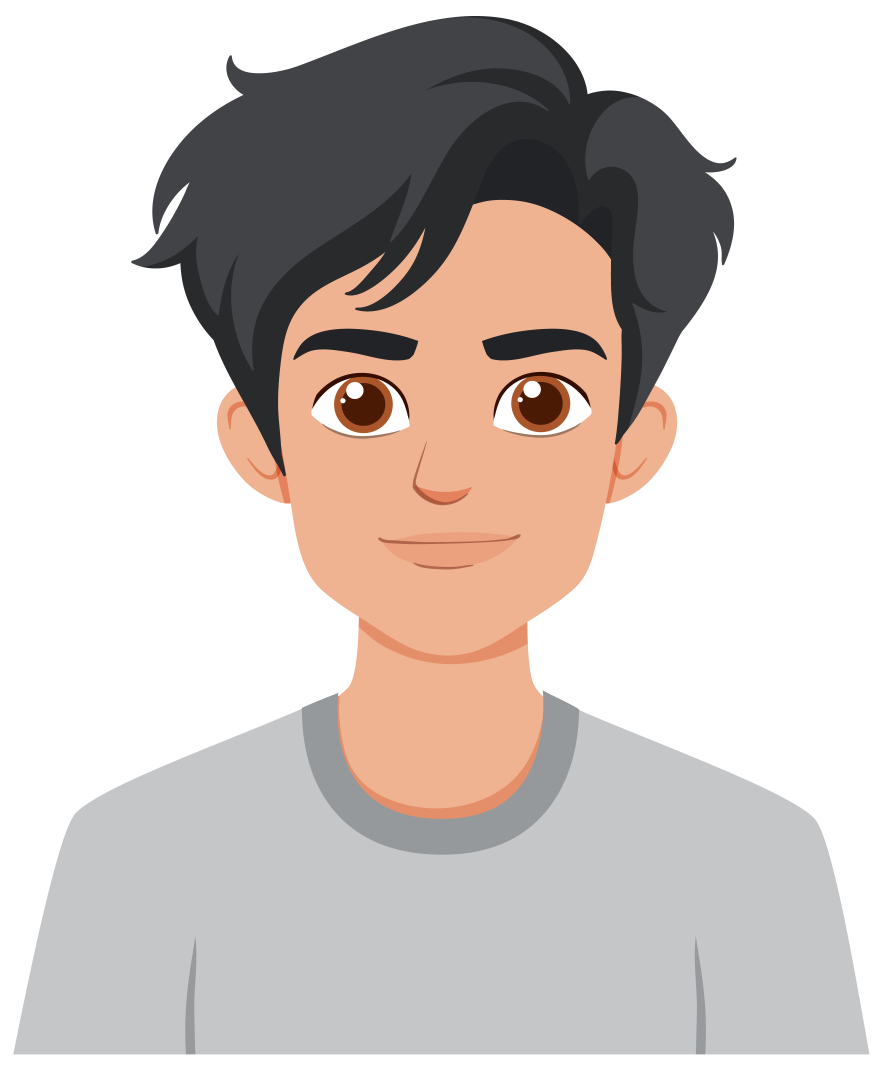
#> input picture Imgs/336635642_bc9fd4bd-de9b-4555-976c-8360576c6708.jpg, 4412 x 5353 px, found by its file name (shown at 1/5 size)
$ python face_demo.py
#> lines starting #> are read from the running program, lines starting #| are printed output that depends on the picture
import numpy as np
import cv2 as cv
import os

# ==== CONFIGURATION ====
IMAGE_PATH = r"Imgs\336635642_bc9fd4bd-de9b-4555-976c-8360576c6708.jpg"
MODEL_PATH = r"models\face_detection_yunet_2023mar.onnx"
SAVE_RESULT = True
SCALE = 1.0
# ========================

def visualize_faces(input_img, faces, fps, thickness=2):
    if faces[1] is not None:
        count = 0
        for idx, face in enumerate(faces[1]):
            coords = face[:-1].astype(np.int32)
            score = face[-1]
            label = f"Face {idx+1}"

            cv.rectangle(input_img, (coords[0], coords[1]),
                         (coords[0]+coords[2], coords[1]+coords[3]), (0, 255, 0), thickness)
            cv.putText(input_img, label, (coords[0], coords[1] - 10),
                       cv.FONT_HERSHEY_SIMPLEX, 0.6, (0, 255, 0), 2)
            count += 1

        print(f"{count} face(s) detected.")
    else:
        print("No face found")
        cv.putText(input_img, "No face found", (20, 30), cv.FONT_HERSHEY_SIMPLEX, 0.7, (0, 0, 255), 2)

    cv.putText(input_img, f'FPS: {fps:.2f}', (1, 16),
               cv.FONT_HERSHEY_SIMPLEX, 0.5, (0, 255, 0), 2)

def main():
    # Load image
    img = cv.resize(cv.imread(IMAGE_PATH),(600,600))
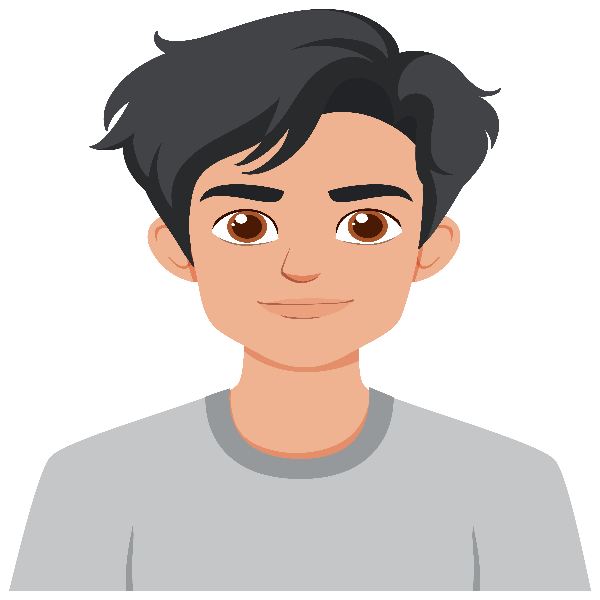
#> img: shape (600, 600, 3); mean B, G, R 194.9, 199.3, 208.6
    if img is None:
        raise ValueError("Could not load image. Check the path.")

    # Resize if needed
    img_width = int(img.shape[1] * SCALE)
#> img_width = 600
    img_height = int(img.shape[0] * SCALE)
#> img_height = 600
    img = cv.resize(img, (img_width, img_height))

    # Load model
#> (the run stopped early here; a loop or call above may not have finished)

$ run again, with Imgs/Leonardo-DiCaprio-Round-Face-Shape.jpg copied over Imgs/336635642_bc9fd4bd-de9b-4555-976c-8360576c6708.jpg
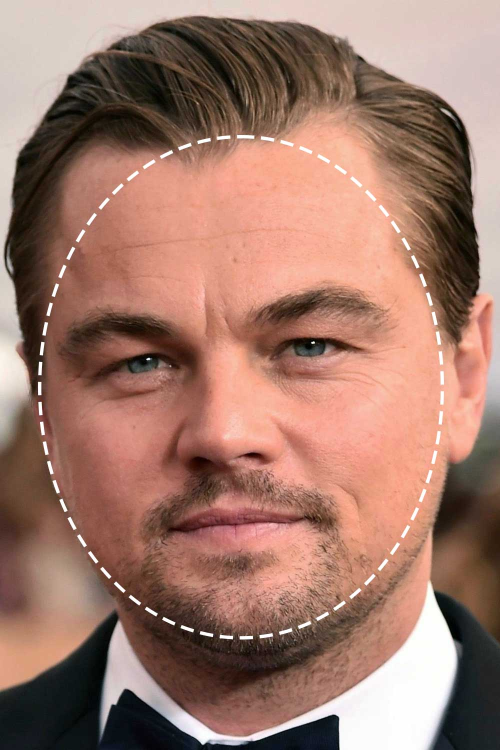
#> input picture Imgs/Leonardo-DiCaprio-Round-Face-Shape.jpg, 1000 x 1500 px, found by its file name (shown at 1/2 size)
#> in main, `img = cv.resize(cv.imread(IMAGE_PATH),(600,600))`:
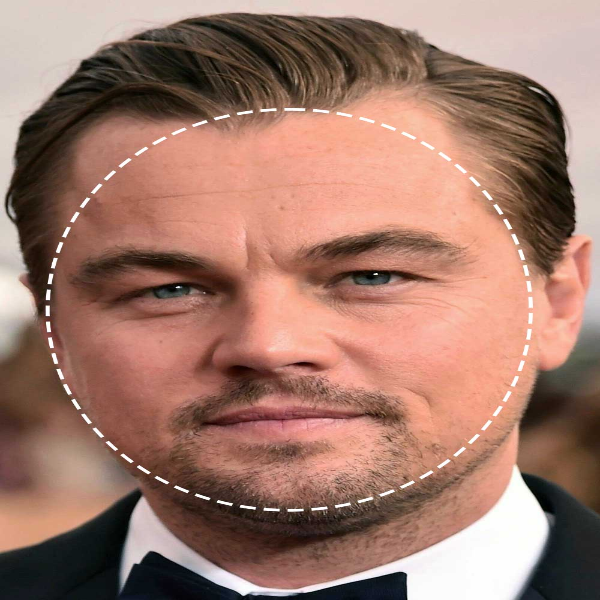
#> img: shape (600, 600, 3); mean B, G, R 106.8, 120.7, 159.9
